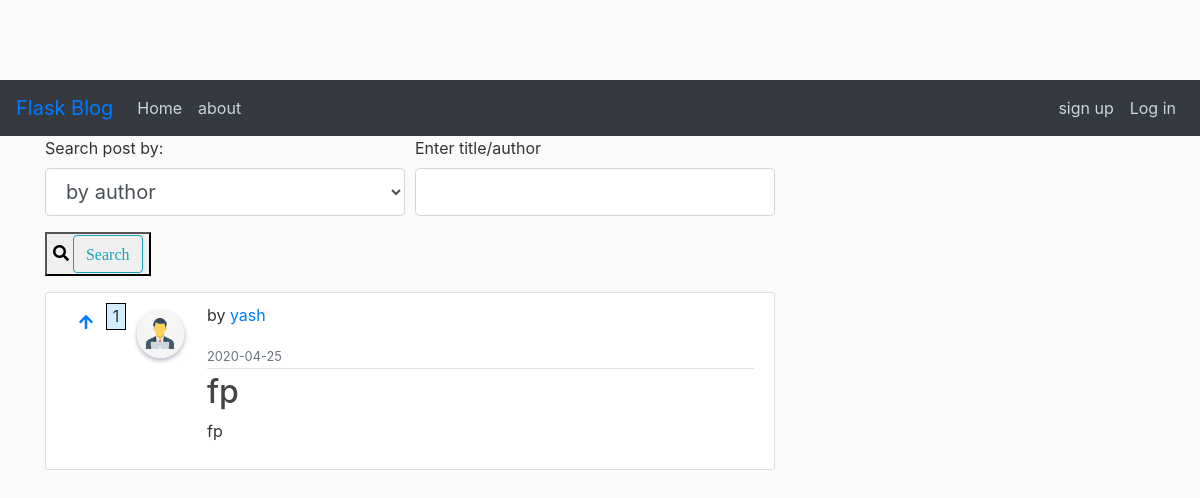
The page /home on the database its author committed.
### flaskblog/models.py (models this page shows, shortened)
class Post(db.Model):
	id = db.Column(db.Integer, primary_key = True)
	title = db.Column(db.String(100), nullable = False)
	summary = db.Column(db.String(100), nullable = False)
	date_posted = db.Column(db.DateTime, nullable = False, default=datetime.utcnow)
	content = db.Column(db.Text, nullable = False)
	user_id = db.Column(db.Integer, db.ForeignKey('user.id'), nullable = False)
	upvotes = db.Column(db.Integer, default=0)
	downvotes = db.Column(db.Integer, default=0)
	comments = db.relationship('Comment', secondary=post_comments, backref=db.backref('posted_on', lazy='dynamic'))

class User(db.Model, UserMixin):
	id = db.Column(db.Integer, primary_key = True)
	username = db.Column(db.String(20), unique = True, nullable = False)
	email = db.Column(db.String(120), unique = True, nullable = False)
	image_file = db.Column(db.String(20), nullable = False, default = 'default.jpg')
	password = db.Column(db.String(60), nullable = False)
	posts = db.relationship('Post', backref = 'author', lazy = True)
	bookmarks = db.relationship('Post', secondary=user_bookmarks, backref=db.backref('users', lazy='dynamic'))
	comments = db.relationship('Comment', backref = 'commenter', lazy= True)

### flaskblog/routes.py (the view)
@app.route('/')
@app.route('/home', methods=['GET', 'POST'])
def home():
	blist = None
	posts = Post.query.order_by(Post.upvotes.desc()).all()
	form = SearchForm()
	form2 = UpvoteForm()
	form3 = BookmarkForm()
	if current_user.is_authenticated:
		blist = current_user.bookmarks
	return render_template('home.html', posts=posts, form = form, form2 = form2, form3 = form3, blist = blist)

### flaskblog/forms.py
class SearchForm(FlaskForm):
	choices = [
		(1, 'by author'),
		(2, 'by post title'),
	]
	select = SelectField('Search post by: ', choices = choices)
	search = StringField('Enter title/author', validators = [DataRequired(), Length(min = 5, max = 30)])
	submit = SubmitField('Search')

class UpvoteForm(FlaskForm):
	submit = SubmitField('')

### flaskblog/templates/home.html (shortened to what this page needs)
{% extends "layout.html" %}
{% block content %}
    <form method="POST" action="" enctype="multipart/form-data">
      <fieldset class="form-group">
          <div class="form-row">
            <div class="col">
                {{ form.select.label(class="form-control-label") }}
                {{ form.select(class="form-control form-control-lg") }}
              </div>
              <div class="col">
                {{ form.search.label(class="form-control-label") }}
                {{ form.search(class="form-control form-control-lg") }}
              </div>
            </div>
        </fieldset>
      <div class="form-group">
        <button type="submit"><i class="fa fa-search">
        {{ form.submit(class="btn btn-outline-info") }}
        </i></button>
      </div>
    </form>
  {% for post in posts %}
        <article class="media content-section">
          <form method="POST" action="{{ url_for('upvote', post_id=post.id) }}">
            <button id="clicked" type="submit" class="btn btn-link" data-toggle="popover" title="Upvote" data-content="You can upvote posts!">
                <span class="fa fa-arrow-up"></span>
            </button>
          </form>
          <div style="width:20px; height:20px; border: 1px solid black; text-align: center; background-color: #D4EDFE; padding-bottom: 25px;">
            <p>{{ post.upvotes }}</p>
          </div>
          <img class="rounded-circle article-img" style="padding-left:5px;" src="{{ url_for('static', filename='profile_pics/' + post.author.image_file) }}">
          <div class="media-body">
            <div class="article-metadata">
              <p>by <a href="{{ url_for('displayuser', user_id = post.author.id) }}"> {{ post.author.username }} </a></p>
              <small class="text-muted">{{ post.date_posted.strftime('%Y-%m-%d') }}</small>
            </div>
            <h2><a class="article-title" href="{{ url_for('post_display', post_id=post.id) }}">{{ post.title }}</a></h2>
            <p class="article-content">{{ post.summary }}</p>
          </div>
        </article>
    {% endfor %}
{% endblock content %}

### flaskblog/static/main.css (style rules this page uses)
body { background: #fafafa; color: #333333; margin-top: 5rem; }
h1, h2, h3, h4, h5, h6 { color: #444444; }
.content-section { background: #ffffff; padding: 10px 20px; border: 1px solid #dddddd; border-radius: 3px; margin-bottom: 20px; }
.article-title { color: #444444; }
.article-content { white-space: pre-line; }
.article-img { height: 65px; width: 65px; margin-right: 16px; }
.article-metadata { padding-bottom: 1px; margin-bottom: 4px; border-bottom: 1px solid #e3e3e3 }

### rows shown on the page
Post: upvotes "1", image_file (picture), author.username "yash", date_posted "2020-04-25", title "fp", summary "fp"
